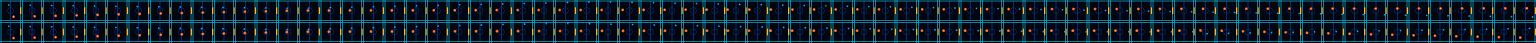
#> input picture results/mesohelios-recovery-12000/rollouts/truth-vs-prediction/collision.png, 4608 x 128 px (shown at 1/3 size); its folder holds only this picture in this run
$ python make_rollout_views.py
#> lines starting #> are read from the running program, lines starting #| are printed output that depends on the picture
from __future__ import annotations

import json
from pathlib import Path

from PIL import Image, ImageDraw, ImageFont


ROOT = Path(__file__).resolve().parent
ROLLOUTS = ROOT / "rollouts"
OUTPUT = ROOT / "views"
FRAME = 64
SCALE = 4
LABEL_HEIGHT = 24


def font(size: int = 16) -> ImageFont.ImageFont:
#> called with size = 16
    candidates = (
        Path("/System/Library/Fonts/Supplemental/Arial.ttf"),
        Path("/usr/share/fonts/truetype/dejavu/DejaVuSans.ttf"),
    )
    for candidate in candidates:
        if candidate.exists():
            return ImageFont.truetype(str(candidate), size=size)
    return ImageFont.load_default()


FONT = font()
SMALL_FONT = font(14)


def frame_from_atlas(atlas: Image.Image, column: int, row: int = 0) -> Image.Image:
    left = column * FRAME
    top = row * FRAME
    return atlas.crop((left, top, left + FRAME, top + FRAME))


def labelled_frame(frame: Image.Image, title: str, lane: str | None = None) -> Image.Image:
    scaled = frame.resize((FRAME * SCALE, FRAME * SCALE), Image.Resampling.NEAREST)
    canvas = Image.new("RGB", (scaled.width, scaled.height + LABEL_HEIGHT), "#0b1020")
    canvas.paste(scaled, (0, LABEL_HEIGHT))
    draw = ImageDraw.Draw(canvas)
    draw.text((7, 4), title, font=SMALL_FONT, fill="#f8fafc")
    if lane:
        bbox = draw.textbbox((0, 0), lane, font=SMALL_FONT)
        draw.text((canvas.width - (bbox[2] - bbox[0]) - 7, 4), lane, font=SMALL_FONT, fill="#9fb3c8")
    return canvas


def make_comparison_view(scenario: str, columns: list[tuple[int, str]]) -> None:
#> called with scenario = 'collision'
    atlas = Image.open(ROLLOUTS / "truth-vs-prediction" / f"{scenario}.png").convert("RGB")
#> atlas is the input picture: PIL image 4608x128 RGB; mean R, G, B 12.6, 33.6, 46.1
    cells = []
    for row, lane in ((0, "vérité"), (1, "modèle")):
        lane_cells = [
            labelled_frame(frame_from_atlas(atlas, column, row), label, lane)
            for column, label in columns
        ]
        cells.append(lane_cells)
#> this loop made 2 passes
#> pass 1, in labelled_frame, `canvas = Image.new("RGB", (scaled.width, scaled.height + LABEL_HEIGHT)..`:
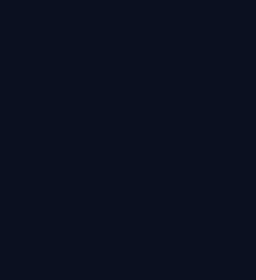
#> canvas: PIL image 256x280 RGB; mean R, G, B 11, 16, 32
#> pass 1, in labelled_frame (call 3), `scaled = frame.resize((FRAME * SCALE, FRAME * SCALE), Image.Resampling..`:
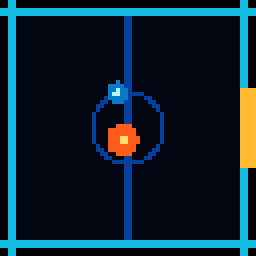
#> scaled: PIL image 256x256 RGB; mean R, G, B 12.5, 33.2, 45.5
#> after the loop, cells = 2 items

    width = len(columns) * cells[0][0].width
#> width = 2048
    height = 2 * cells[0][0].height
#> height = 560
    sheet = Image.new("RGB", (width, height), "#0b1020")
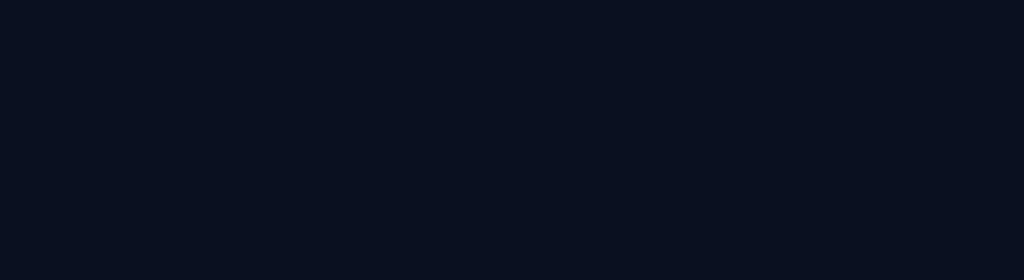
#> sheet: PIL image 2048x560 RGB (shown at 1/2 size); mean R, G, B 11, 16, 32
    for row, lane_cells in enumerate(cells):
        for column, cell in enumerate(lane_cells):
            sheet.paste(cell, (column * cell.width, row * cell.height))
#> this loop made 2 passes
#> row on passes 1 to 2: 0, 1
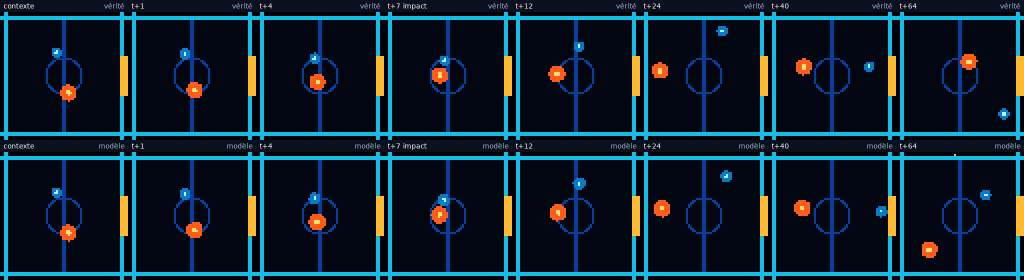
#> sheet: PIL image 2048x560 RGB (shown at 1/2 size); mean R, G, B 13.2, 32.7, 45.4
    sheet.save(OUTPUT / f"truth-vs-prediction-{scenario}.png", optimize=True)

    animation = []
    for column in range(7, atlas.width // FRAME):
        truth = labelled_frame(frame_from_atlas(atlas, column, 0), f"frame {column - 7}", "vérité")
        predicted = labelled_frame(frame_from_atlas(atlas, column, 1), f"frame {column - 7}", "modèle")
        paired = Image.new("RGB", (truth.width * 2, truth.height), "#0b1020")
        paired.paste(truth, (0, 0))
        paired.paste(predicted, (truth.width, 0))
        animation.append(paired)
#> this loop made 65 passes
#> pass 1, in make_comparison_view, `paired = Image.new("RGB", (truth.width * 2, truth.height), "#0b1020")`:
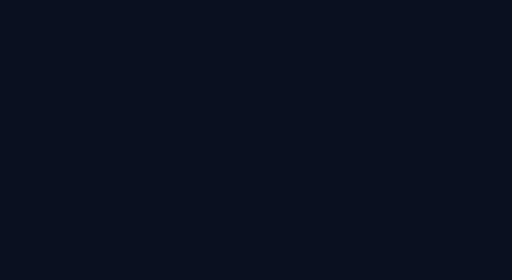
#> paired: PIL image 512x280 RGB; mean R, G, B 11, 16, 32
#> after the loop:
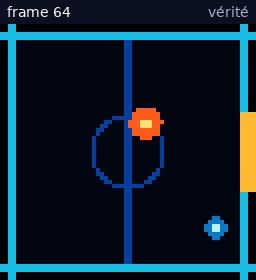
#> truth: PIL image 256x280 RGB; mean R, G, B 13.3, 32.9, 45.6
#> after the loop, animation = 65 items
    animation[0].save(
        OUTPUT / f"truth-vs-prediction-{scenario}.gif",
        save_all=True,
        append_images=animation[1:],
        duration=125,
        loop=0,
        optimize=False,
    )
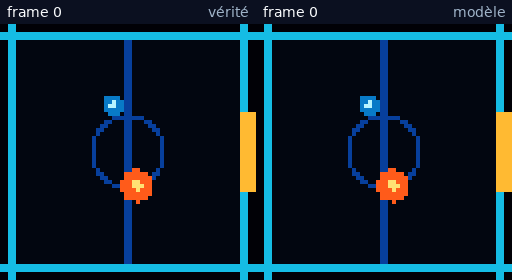
#> saved as truth-vs-prediction-collision.gif: PIL image 512x280 RGB; mean R, G, B 13.2, 32.6, 45.2


def overlay_decoded(frame: Image.Image, values: list[float] | None) -> Image.Image:
    result = frame.copy()
    if values is None:
        return result
    draw = ImageDraw.Draw(result)
    player_x, player_y, puck_x, puck_y = values
    radius = 4
    draw.ellipse(
        (player_x - radius, player_y - radius, player_x + radius, player_y + radius),
        outline="#ff4fd8",
        width=2,
    )
    draw.line((player_x - 5, player_y, player_x + 5, player_y), fill="#ff4fd8", width=1)
    draw.line((player_x, player_y - 5, player_x, player_y + 5), fill="#ff4fd8", width=1)
    draw.ellipse(
        (puck_x - radius, puck_y - radius, puck_x + radius, puck_y + radius),
        outline="#32e6ff",
        width=2,
    )
    draw.line((puck_x - 5, puck_y, puck_x + 5, puck_y), fill="#32e6ff", width=1)
    draw.line((puck_x, puck_y - 5, puck_x, puck_y + 5), fill="#32e6ff", width=1)
    return result


def make_decoded_view(scenario: str) -> None:
    manifest = json.loads(
#> (the run stopped early here; a loop or call above may not have finished)
